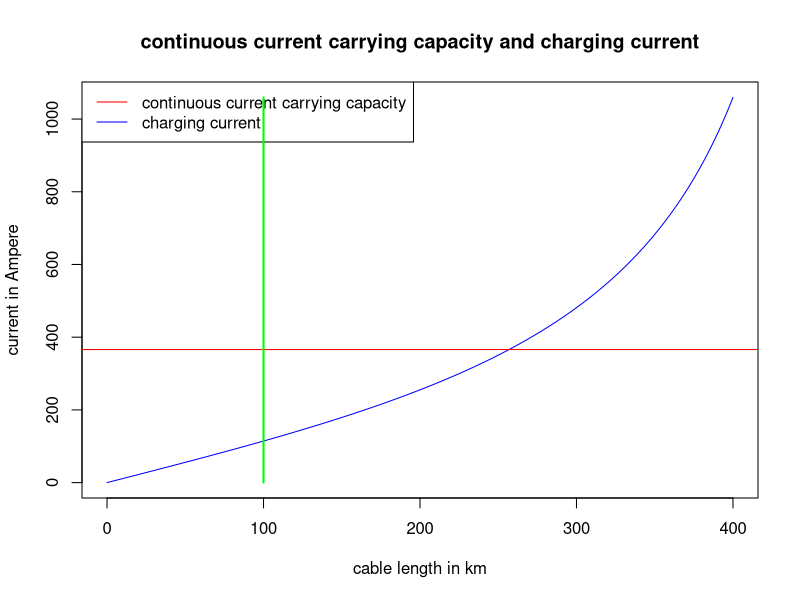

Generate this figure with R:
## ---- chunk 1
f <- 50      # system frequency in Hertz
Um <- 24     # highest voltage for equipment Um in kV
X1 <- 0.122  # positive sequence reactance in ohm per km
C1 <- 0.254  # positive sequence capacitance in microfarad per km
Id <- 366    # continuous current carrying capacity in Ampere
## ---- chunk 2
ZW1 <- sqrt(X1/(2*pi*f*C1*1e-6))            # characteristic impedance in Ohms
beta1 <- sqrt(X1*2*pi*f*C1*1e-6)*180/pi*100 # propagation constant in degrees per 100km
Pnat <- Um^2/ZW1                            # natural loading in Megawatts 
c(ZW1, beta1, Pnat)
## ---- chunk 3
l <- 100     # length in km
Ic <- 1/ZW1*tan(beta1/180*pi/100*l)*Um*1000/sqrt(3) # charging current in Ampere
## ---- chunk 4
x <- seq(0,400,1)
Ic <- 1/ZW1*tan(beta1/180*pi/100*x)*Um*1000/sqrt(3)
plot(x, Ic, type = "l", col = "blue", main = "continuous current carrying capacity and charging current", ylab = "current in Ampere", xlab = "cable length in km")
abline(a = Id, b = 0, col = "red")
legend("topleft", legend = c("continuous current carrying capacity","charging current"), col=c("red","blue"), lty=1)
lines(c(l, l), c(0, Ic[length(Ic)]), col = "green", lwd = 2)
